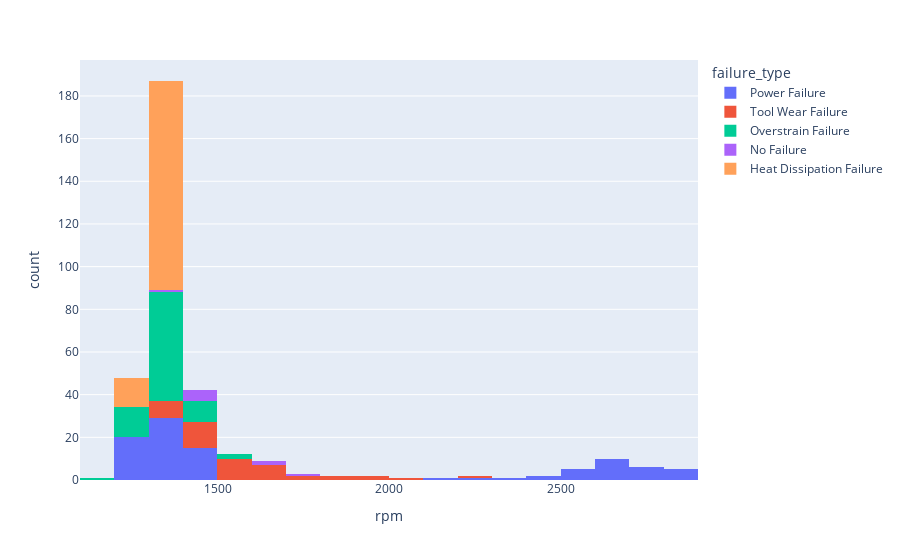

Here is the notebook cell this chart was saved with:
### Code cell
px.histogram(df_rotation_failure, x="rpm", color="failure_type")

### Figure 1 — Plotly figure (JSON) as saved in the notebook; plotly's stock layout.template omitted (floating-point values rounded to 4 significant figures)
{"data": [{"bingroup": "x", "hovertemplate": "failure_type=Power Failure<br>rpm=%{x}<br>count=%{y}<extra></extra>", "legendgroup": "Power Failure", "marker": {"color": "#636efa", "pattern": {"shape": ""}}, "name": "Power Failure", "orientation": "v", "showlegend": true, "x": [2861, 1410, 1433, 2678, 1421, 1420, 2564, 1399, 2874, 1336, 2833, 1235, 2270, 1319, 2721, 1386, 1258, 1296, 2153, 1243, 2737, 1479, 1268, 2886, 1313, 2567, 1301, 1258, 2549, 1446, 1372, 1267, 1320, 1367, 1324, 2563, 2760, 2639, 2672, 1338, 2709, 1442, 1333, 1454, 2691, 1331, 1284, 2372, 2825, 1284, 1386, 1365, 2676, 2663, 1337, 1284, 2497, 2659, 1271, 2706, 1262, 1288, 1257, 1404, 1290, 1364, 1356, 1282, 1405, 1312, 1368, 1309, 1336, 2636, 1322, 2478, 2633, 1416, 1288, 2579, 1381, 1255, 1200, 1465, 2710, 1303, 1402, 2617, 1334, 1459, 1326, 1403, 1377, 1294, 1361], "xaxis": "x", "yaxis": "y", "type": "histogram"}, {"bingroup": "x", "hovertemplate": "failure_type=Tool Wear Failure<br>rpm=%{x}<br>count=%{y}<extra></extra>", "legendgroup": "Tool Wear Failure", "marker": {"color": "#EF553B", "pattern": {"shape": ""}}, "name": "Tool Wear Failure", "orientation": "v", "showlegend": true, "x": [1455, 1549, 1429, 1604, 1511, 1416, 1867, 1542, 1399, 1380, 1996, 1567, 1405, 1530, 1629, 1615, 1710, 1442, 1446, 1497, 1521, 1509, 1422, 1454, 1671, 1577, 1493, 1397, 1394, 1441, 1648, 1692, 1524, 2097, 1374, 1553, 1737, 1385, 1475, 1323, 1325, 1615, 1871, 1922, 2271], "xaxis": "x", "yaxis": "y", "type": "histogram"}, {"bingroup": "x", "hovertemplate": "failure_type=Overstrain Failure<br>rpm=%{x}<br>count=%{y}<extra></extra>", "legendgroup": "Overstrain Failure", "marker": {"color": "#00cc96", "pattern": {"shape": ""}}, "name": "Overstrain Failure", "orientation": "v", "showlegend": true, "x": [1282, 1412, 1348, 1362, 1405, 1373, 1501, 1289, 1372, 1385, 1316, 1400, 1362, 1365, 1371, 1354, 1310, 1365, 1327, 1390, 1384, 1378, 1329, 1515, 1345, 1299, 1417, 1379, 1269, 1285, 1355, 1378, 1270, 1227, 1351, 1383, 1340, 1401, 1359, 1256, 1363, 1365, 1411, 1477, 1450, 1369, 1339, 1236, 1399, 1379, 1312, 1380, 1461, 1362, 1372, 1296, 1270, 1336, 1368, 1272, 1335, 1399, 1229, 1376, 1181, 1369, 1340, 1396, 1354, 1398, 1373, 1367, 1287, 1435, 1317, 1352, 1360, 1337], "xaxis": "x", "yaxis": "y", "type": "histogram"}, {"bingroup": "x", "hovertemplate": "failure_type=No Failure<br>rpm=%{x}<br>count=%{y}<extra></extra>", "legendgroup": "No Failure", "marker": {"color": "#ab63fa", "pattern": {"shape": ""}}, "name": "No Failure", "orientation": "v", "showlegend": true, "x": [1439, 1685, 1419, 1421, 1363, 1438, 1663, 1710, 1431], "xaxis": "x", "yaxis": "y", "type": "histogram"}, {"bingroup": "x", "hovertemplate": "failure_type=Heat Dissipation Failure<br>rpm=%{x}<br>count=%{y}<extra></extra>", "legendgroup": "Heat Dissipation Failure", "marker": {"color": "#FFA15A", "pattern": {"shape": ""}}, "name": "Heat Dissipation Failure", "orientation": "v", "showlegend": true, "x": [1342, 1377, 1377, 1379, 1360, 1326, 1366, 1294, 1357, 1336, 1376, 1370, 1325, 1376, 1364, 1286, 1311, 1331, 1373, 1212, 1370, 1263, 1346, 1355, 1346, 1349, 1362, 1334, 1348, 1314, 1359, 1369, 1330, 1356, 1329, 1297, 1331, 1361, 1374, 1334, 1317, 1259, 1341, 1362, 1326, 1280, 1379, 1308, 1298, 1355, 1368, 1353, 1331, 1326, 1358, 1325, 1379, 1321, 1329, 1374, 1378, 1263, 1351, 1305, 1359, 1307, 1346, 1372, 1375, 1351, 1349, 1349, 1369, 1275, 1312, 1374, 1361, 1359, 1372, 1365, 1335, 1336, 1341, 1330, 1238, 1324, 1349, 1350, 1307, 1373, 1222, 1337, 1353, 1366, 1341, 1306, 1301, 1336, 1351, 1363, 1295, 1361, 1332, 1309, 1344, 1371, 1366, 1377, 1315, 1298, 1316, 1363], "xaxis": "x", "yaxis": "y", "type": "histogram"}], "layout": {"xaxis": {"anchor": "y", "domain": [0.0, 1.0], "title": {"text": "rpm"}}, "yaxis": {"anchor": "x", "domain": [0.0, 1.0], "title": {"text": "count"}}, "legend": {"title": {"text": "failure_type"}, "tracegroupgap": 0}, "margin": {"t": 60}, "barmode": "relative"}}
